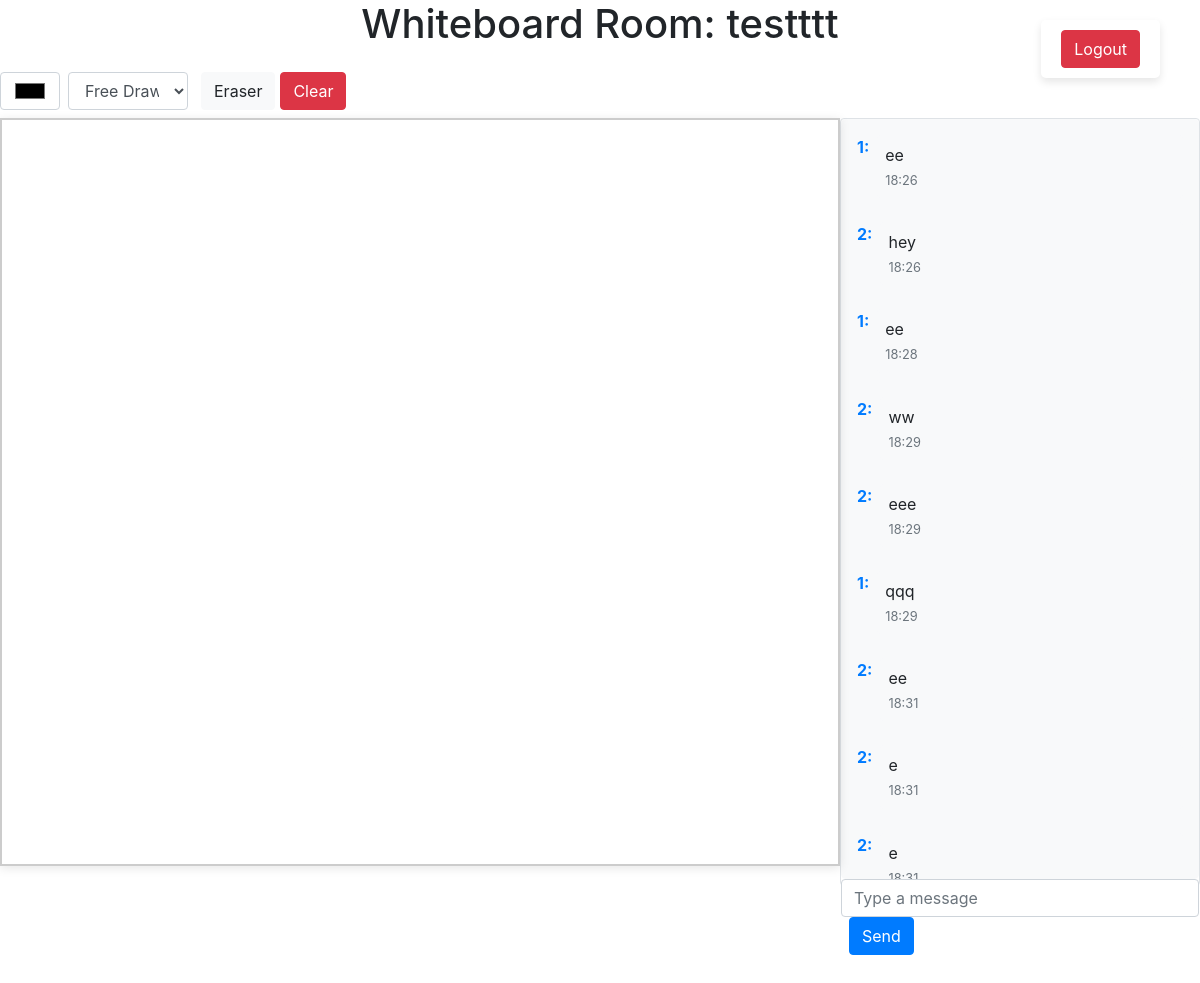
Screenshot of /room/testttt/ (signed in) with the database file from the repository.
### board/models.py (models this page shows, shortened)
class Room(models.Model):
    name = models.CharField(max_length=255, unique=True)
    created_by = models.ForeignKey(User, on_delete=models.CASCADE)
    created_at = models.DateTimeField(auto_now_add=True)

class ChatMessage(models.Model):
    user = models.ForeignKey(User, on_delete=models.CASCADE)
    room = models.ForeignKey(Room, on_delete=models.CASCADE)
    message = models.TextField(null=True , blank=True)
    timestamp = models.DateTimeField(auto_now_add=True)

### board/views.py (the view)
# urls.py: path('room/<str:room_name>/', BoardWithChatView.as_view(), name='board_with_chat'),
class BoardWithChatView(LoginRequiredMixin, TemplateView):
    template_name = 'board/whiteboard.html'
    login_url = 'login/'
    def get(self, request, *args, **kwargs):
        room_name = kwargs.get('room_name')
        room = get_object_or_404(Room, name=room_name)
        if (room is None):
            Room.objects.create(name = room_name , created_by = request.user)
        return super().get(request, *args, **kwargs)
    def get_context_data(self, **kwargs):
        context = super().get_context_data(**kwargs)
        room_name = self.kwargs['room_name']
        context['room_name'] = room_name
        context['messages'] = ChatMessage.objects.filter(room__name=room_name).values('user__username', 'message', 'timestamp')
        context['user'] = self.request.user
        return context

### board/templates/board/whiteboard.html (shortened to what this page needs)
<!DOCTYPE html>
<html lang="en">
<head>
    <link rel="stylesheet" href="https://stackpath.bootstrapcdn.com/bootstrap/4.5.2/css/bootstrap.min.css">
</head>
<body>
    <h1 class="text-center mb-4">Whiteboard Room: {{ room_name }}</h1>
    <div class="logout-btn">
        <a href="{% url 'logout' %}" class="btn btn-danger">Logout</a>
    </div>
    <div class="mb-2 d-flex ">
        <input type="color" id="color-picker" value="#000000" class="form-control" style="width: 60px;">
        <select id="shape-picker" class="form-control mx-2" style="width: 120px;">
            <option value="free">Free Draw</option>
        </select>
        <button class="msg btn btn-light" id="eraser-btn">
            Eraser
        </button>
        <button class="btn btn-danger" id="clear-btn">Clear</button>
    </div>
    <div class="d-flex">
        <div id="whiteboard-container" class="flex-grow-1"></div>
        <div id="chat-container" class="border rounded" style="width: 30%; height: 768px;">
            <div id="chat-messages" class="p-2">
                {% for msg in messages %}
                    <div class="mb-2 d-flex">
                        <strong class="text-primary mr-2">{{ msg.user__username }}:</strong>
                        <div class="bg-light p-2 rounded" style="flex-grow: 1;">
                            <span>{{ msg.message }}</span>
                            <small class="d-block text-muted mt-1">{{ msg.timestamp|date:"H:i" }}</small>
                        </div>
                    </div>
                {% empty %}
                    <div>No messages yet.</div>
                {% endfor %}
            </div>
            <input type="text" id="chat-input" class="form-control" placeholder="Type a message">
            <button id="send-btn" class="btn btn-primary ml-2" onclick="sendMessage()">Send</button>
        </div>
    </div>
</body>
</html>

### board/templates/board/whiteboard.html (style rules this page uses)
#whiteboard-container { border: 2px solid #ccc; background-color: white; position: relative; box-shadow: 0 2px 10px rgba(0, 0, 0, 0.1); margin-bottom: 20px; }
#chat-messages { background-color: #f8f9fa; border-radius: 5px; padding: 10px; overflow-y: auto; scroll-behavior: smooth; height: 760px; }
#chat-messages div { padding: 8px; }
.bg-light { background-color: #e9ecef; }
.text-primary { color: #007bff; }
#chat-messages small { font-size: 0.8rem; color: #6c757d; }
button { border: 1px solid #007bff; background-color: #fff; color: #007bff; padding: 10px 15px; margin-left: 5px; border-radius: 5px; transition: all 0.3s; }
.logout-btn { position: absolute; top: 20px; right: 20px; margin: 0 20px; padding: 10px 20px; color: white; border: none; border-radius: 5px; box-shadow: 0 4px 8px rgba(0, 0, 0, 0.1); }

### rows the page displays
Room: name "testttt"
ChatMessage: user__username "2", message "hey", timestamp "18:26"
ChatMessage: user__username "2", message "eee", timestamp "18:29"
ChatMessage: user__username "1", message "qqq", timestamp "18:29"

### other values shown
{{ msg.user__username }} "1" "1" "2" "2" "2" "2"
{{ msg.message }} "ee" "ee" "ww" "ee" "e" "e"
{{ msg.timestamp|date:"H:i" }} "18:26" "18:28" "18:29" "18:31" "18:31"
